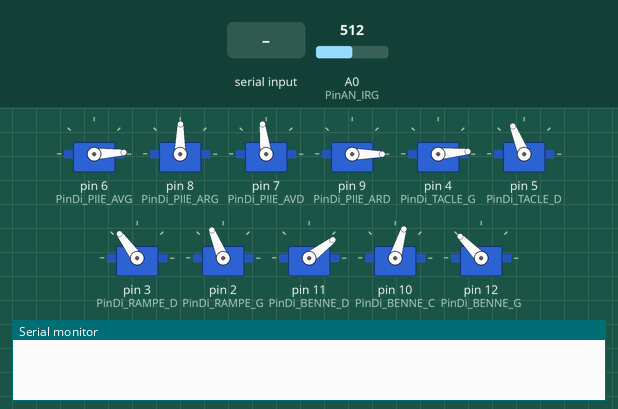
This sketch was run on a simulated Arduino Uno, built with avr-gcc and run on an emulated ATmega328P. On the bench: 11 × servo, the last lines printed to the serial monitor. Inputs (shaded band) come from the test bench; at power-on: A0 (PinAN_IRG) = 512.

Above: at 1.2 s.
1.3 s: "e" received over Serial
At 1.8 s:
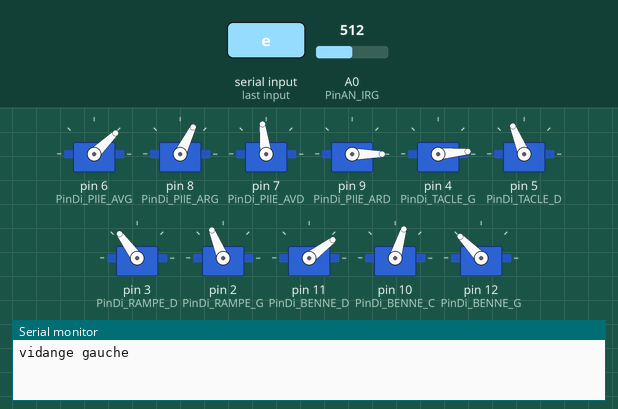
4.3 s: A0 (PinAN_IRG) set to 367
7.3 s: A0 (PinAN_IRG) set to 335
At 8.5 s:
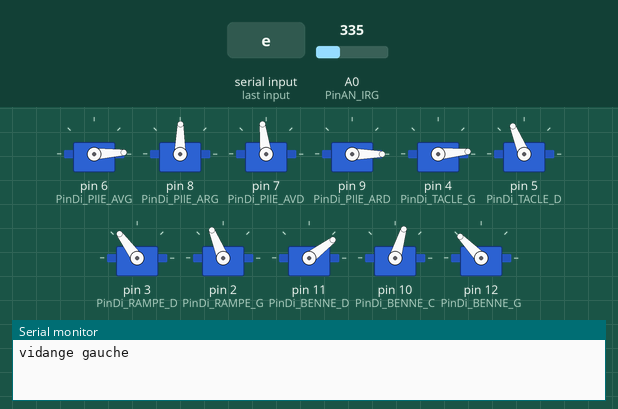
8.8 s: byte 108 ('l') received over Serial
At 9.6 s:
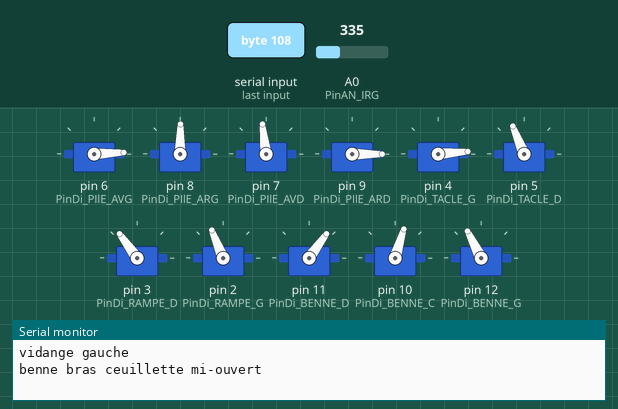
10.3 s: byte 109 ('m') received over Serial
At 10.8 s:
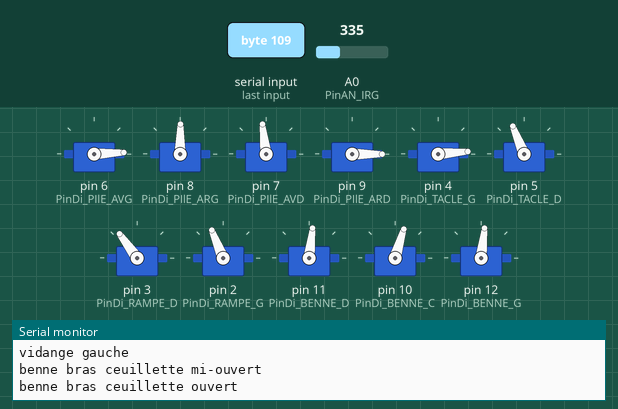
11.8 s: "a" received over Serial
At 13.1 s:
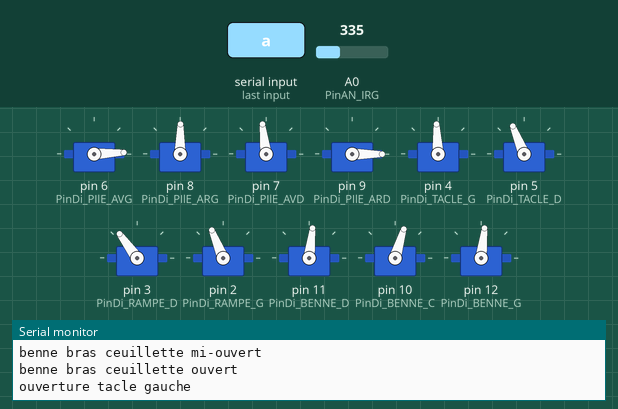
Timing chart, 0 to 14.3 s (numbered marks = the images above; inputs shaded):
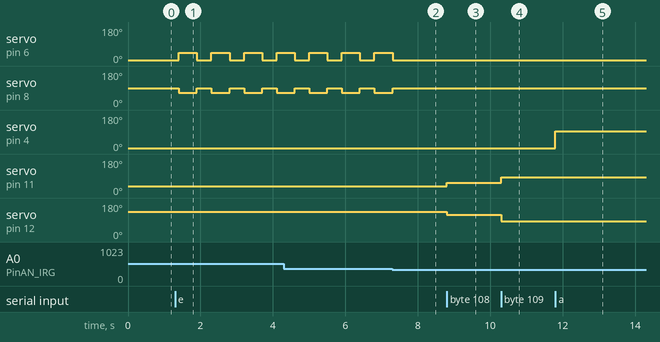

The sketch:

MZ_actionneur2.ino
```cpp
// programme de test Mark Zero Actionneur secondaire

#include <Servo.h>

// IR
const int PinAN_IRG = A0;
const int PinAN_IRD = A1;
int state_IRG = 0;
int state_IRD = 0;
const int seuil = 350;

// Pile
const int PinDi_PIlE_AVG = 6;
const int PinDi_PIlE_ARG = 8;
const int PinDi_PIlE_AVD = 7;
const int PinDi_PIlE_ARD = 9;
Servo PIlE_AVG;
Servo PIlE_ARG;
Servo PIlE_AVD;
Servo PIlE_ARD;

// TACLE
const int PinDi_TACLE_G = 4;
const int PinDi_TACLE_D = 5;
Servo TACLE_G;
Servo TACLE_D;

// BENNE
const int PinDi_BENNE_D = 11;
const int PinDi_BENNE_C = 10;
const int PinDi_BENNE_G = 12;
Servo BENNE_D;
Servo BENNE_C;
Servo BENNE_G;

// RAMPE
const int PinDi_RAMPE_D = 3;
const int PinDi_RAMPE_G = 2;
Servo RAMPE_D;
Servo RAMPE_G;


void setup()
{
  Serial.begin(9600);
  pinMode(PinAN_IRG, INPUT);
  pinMode(PinAN_IRD, INPUT);

  PIlE_AVG.attach(PinDi_PIlE_AVG);
  PIlE_ARG.attach(PinDi_PIlE_ARG);
  PIlE_AVD.attach(PinDi_PIlE_AVD);
  PIlE_ARD.attach(PinDi_PIlE_ARD);

  TACLE_G.attach(PinDi_TACLE_G);
  TACLE_D.attach(PinDi_TACLE_D);

  RAMPE_D.attach(PinDi_RAMPE_D);
  RAMPE_G.attach(PinDi_RAMPE_G);

  BENNE_D.attach(PinDi_BENNE_D);
  BENNE_C.attach(PinDi_BENNE_C);
  BENNE_G.attach(PinDi_BENNE_G);

  //init
  PIlE_AVG.writeMicroseconds(580);
  PIlE_ARG.writeMicroseconds(1460);
  PIlE_AVD.writeMicroseconds(1540);
  PIlE_ARD.writeMicroseconds(530);

  TACLE_G.writeMicroseconds(600);
  TACLE_D.writeMicroseconds(1700);

  RAMPE_D.writeMicroseconds(1840);
  RAMPE_G.writeMicroseconds(1700);

  BENNE_C.writeMicroseconds(1300); //position fermee
  BENNE_G.writeMicroseconds(1930); //fermee
  BENNE_D.writeMicroseconds(930); //ferme

 }

void loop()
{
  if (Serial.available() > 0) {
     int inByte = Serial.read();

     switch (inByte) {

     // ouverture tacle gauche
     case 'a':
       TACLE_G.writeMicroseconds(1500);
       Serial.println("ouverture tacle gauche");
       break;

     // fermeture tacle gauche
     case 'b':
      TACLE_G.writeMicroseconds(600);
      Serial.println("fermeture tacle gauche");
       break;


     // ouverture tacle droite
     case 'c':
       TACLE_D.writeMicroseconds(1020);
       Serial.println("ouverture tacle droite");
       break;

     // fermeture tacle droite
     case 'd':
      TACLE_D.writeMicroseconds(1700);
      Serial.println("fermeture tacle droite");
       break;


     // expulsion rampe gauche
     case 'g':
      Serial.println("expulsion rampe gauche");
      RAMPE_G.writeMicroseconds(1500);
      delay(1000);
      RAMPE_G.writeMicroseconds(1600);
       break;

      // expulsion rampe droite
     case 'h':
      Serial.println("expulsion rampe droite");
      RAMPE_D.writeMicroseconds(1600);
      delay(1000);
      RAMPE_D.writeMicroseconds(1750);
       break;

     // vidange gauche
     case 'e':
      Serial.println("vidange gauche");
      state_IRG = analogRead(PinAN_IRG);
      //Serial.print("IR Gauche : ");
      //Serial.println(state_IRG);
      while (state_IRG > seuil)
      {
        PIlE_AVG.writeMicroseconds(580);
        PIlE_ARG.writeMicroseconds(1460);
        delay(100);
        PIlE_AVG.writeMicroseconds(1000);
        PIlE_ARG.writeMicroseconds(1200);
        delay(500);
        PIlE_AVG.writeMicroseconds(580);
        PIlE_ARG.writeMicroseconds(1460);
        delay(300);
        state_IRG = analogRead(PinAN_IRG);
        //Serial.print("IR Gauche : ");
        //Serial.println(state_IRG);
      }
       break;


     // vidange droite
     case 'f':
      Serial.println("vidange droite");
      state_IRD = analogRead(PinAN_IRD);
      //Serial.print("IR Droit : ");
      //Serial.println(state_IRD);
      while (state_IRD > seuil)
      {
        PIlE_AVD.writeMicroseconds(1540);
        PIlE_ARD.writeMicroseconds(530);
        delay(100);
        PIlE_AVD.writeMicroseconds(1080);
        PIlE_ARD.writeMicroseconds(760);
        delay(500);
        PIlE_AVD.writeMicroseconds(1540);
        PIlE_ARD.writeMicroseconds(530);
        delay(300);
        state_IRD = analogRead(PinAN_IRD);
        //Serial.print("IR Droit : ");
        //Serial.println(state_IRD);
      }
       break;

       // benne central avale
     case 'i':
      Serial.println("benne centrale avale");
      BENNE_C.writeMicroseconds(1300); //position fermee
      //BENNE_C.writeMicroseconds(1900); //position ouverte
       break;

      // benne central degueulle
     case 'j':
      Serial.println("benne centrale degueulle");
      //BENNE_C.writeMicroseconds(1300); //position fermee
      BENNE_C.writeMicroseconds(1900); //position ouverte
       break;

       // benne bras ceuillette ferme
     case 'k':
      Serial.println("benne bras ceuillette ferme");
      BENNE_D.writeMicroseconds(930); //ferme
      BENNE_G.writeMicroseconds(1930); //fermee
       break;

      // benne bras ceuillette mi-ouvert
     case 'l':
      Serial.println("benne bras ceuillette mi-ouvert");
      BENNE_D.writeMicroseconds(1100); //mi-ouvert
      BENNE_G.writeMicroseconds(1750); //mi-fermee
       break;

      // benne bras ceuillette ouvert
     case 'm':
      Serial.println("benne bras ceuillette ouvert");
      BENNE_D.writeMicroseconds(1400); //ouvert
      BENNE_G.writeMicroseconds(1400); //ouvert
       break;

     }


  }


/*

  myservoAV.writeMicroseconds(580);
  myservoAR.writeMicroseconds(1460);
  myservo_RT_G.writeMicroseconds(1000);
  //myservo_RT_D.writeMicroseconds(950);
  delay(2000);
  myservoAV.writeMicroseconds(1000);
  myservoAR.writeMicroseconds(1200);
  myservo_RT_G.writeMicroseconds(1500);
  myservo_RT_D.writeMicroseconds(1200);
  delay(2000);
  myservo_RT_D.writeMicroseconds(1370);
  delay(2000);
  myservo_RT_D.writeMicroseconds(1100);
  delay(2000);
  */
}
```

Measured:
- the behaviour switches between 351 and 350 on A0 (PinAN_IRG) (found by bisection; images 1 and 2)
- after the input at 1.3 s, servo on pin 6 (PinDi_PIlE_AVG): alternates 44° for 0.50 s and 3° for 0.40 s, starting after 0.10 s; servo on pin 8 (PinDi_PIlE_ARG): alternates 89° for 0.40 s and 64° for 0.50 s, starting after 0.10 s
- after the input at 7.3 s, servo on pin 6 (PinDi_PIlE_AVG): goes on until 7.3 s, then stays 3°; servo on pin 8 (PinDi_PIlE_ARG): goes on until 7.3 s, then stays 89°
- after the input at 8.8 s, servo on pin 11 (PinDi_BENNE_D): 37° → 54° at once; servo on pin 12 (PinDi_BENNE_G): 134° → 117° at once
- after the input at 10.3 s, servo on pin 11 (PinDi_BENNE_D): 54° → 83° at once; servo on pin 12 (PinDi_BENNE_G): 117° → 83° at once
- after the input at 11.8 s, servo on pin 4 (PinDi_TACLE_G): 5° → 93° at once
